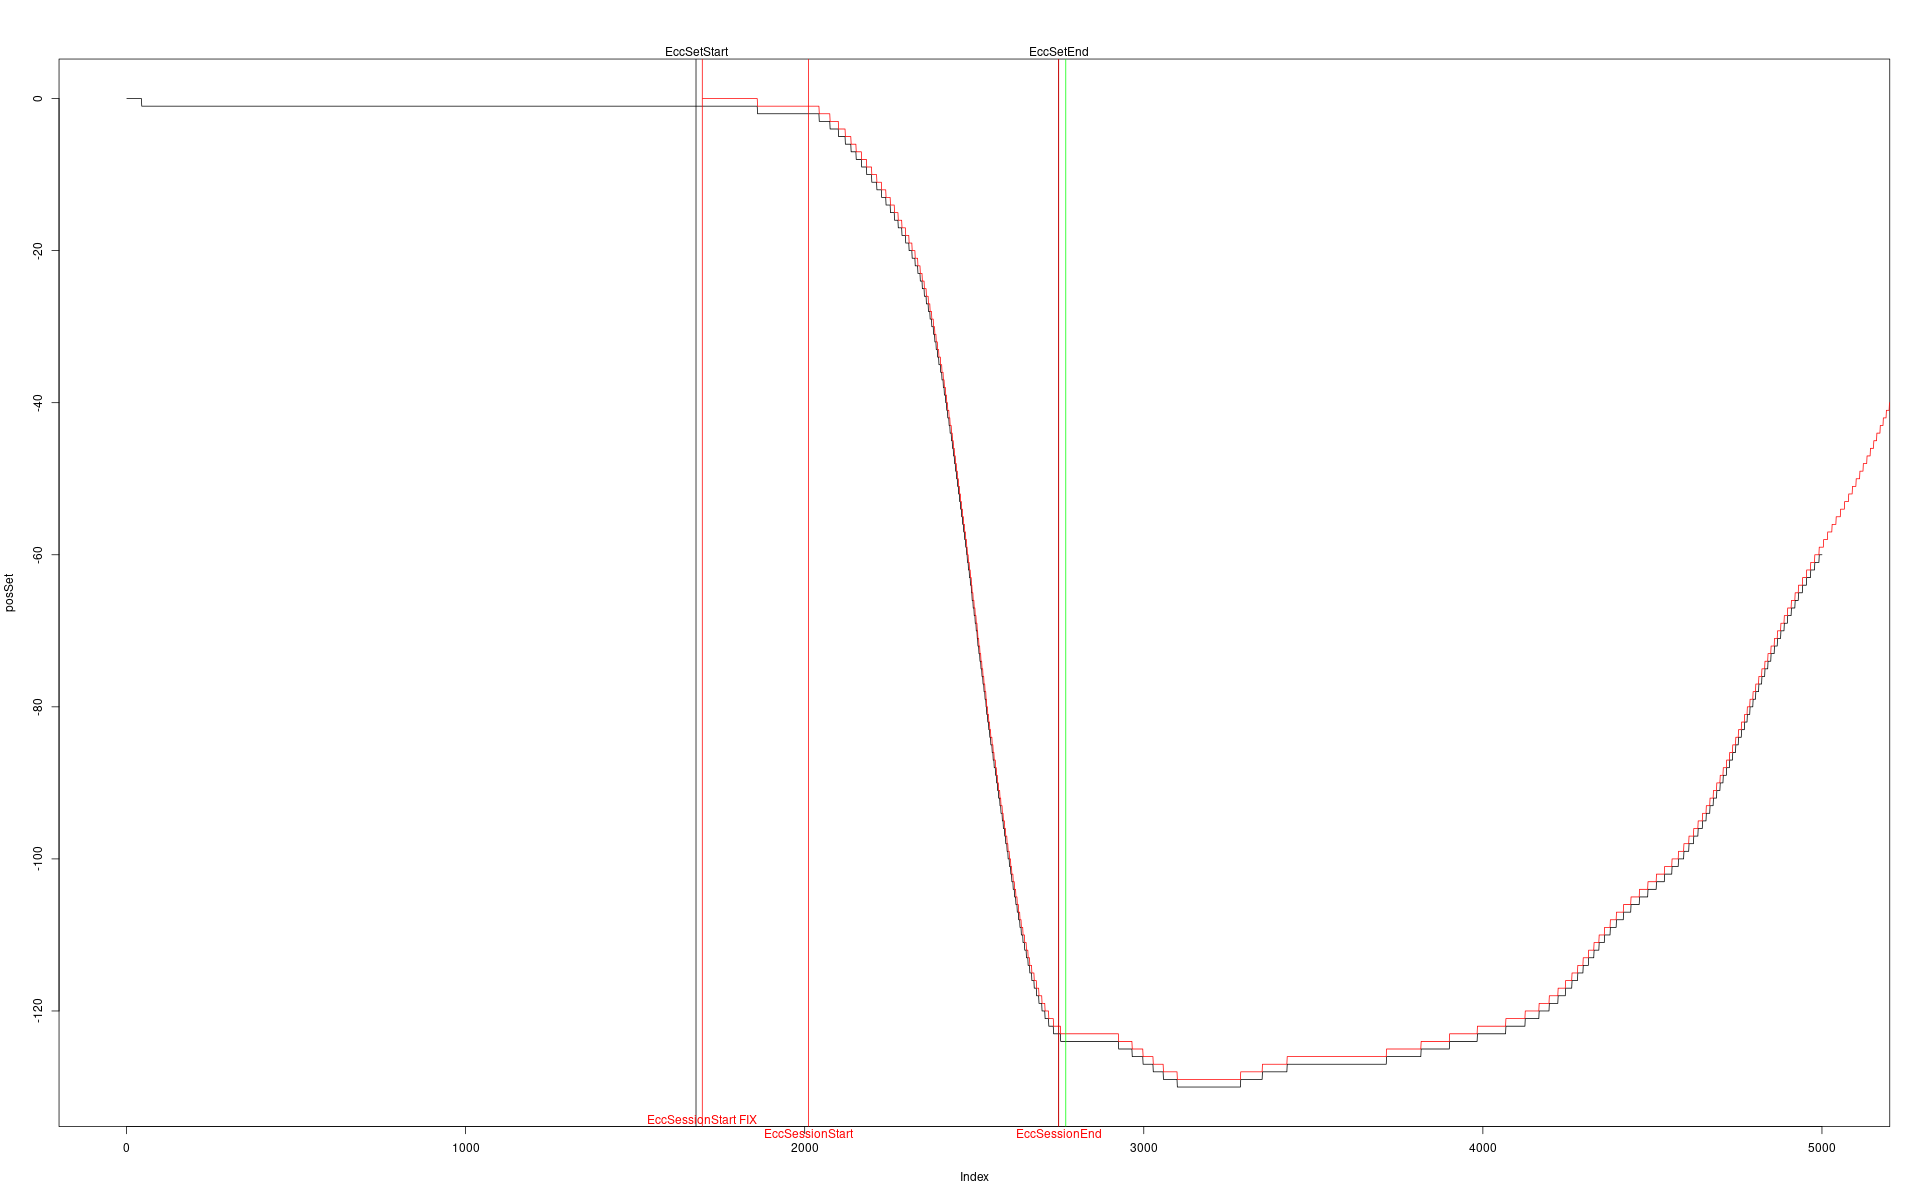

Here is the R script that generated this plot:
CROSSVALIDATESMOOTH=0 #for getSpeed
#g=9.81
source("/home/xavier/informatica/progs_meus/chronojump/encoder/util.R")
source("/home/xavier/informatica/progs_meus/chronojump/encoder/graph.R") #for findCurvesNew

minHeight = 5 * 10
displSet = NULL
displSession = NULL
posSet = NULL
posSession = NULL

getData <- function ()
{
	#Set of 85Kg
	#Set variables are related to analyze set
	#Session variables are related to analyze as session
	displSet <<- scan ("1569-leonor-2024-02-26_11-37-20.txt", sep = ",")
	displSession <<- scan ("chronojump_enc_curve_6.txt", sep = ",")

	#remove NAs
	displSet <<- displSet[!is.na(displSet)]
	displSession <<- displSession[!is.na(displSession)]

	posSet <<- cumsum (displSet)[1:5000]
	posSession <<- cumsum (displSession)
}

compare <- function ()
{
	plot (posSet, type = "l")
	#lines (posSession, col = "red", lty=3)

	min(which(posSet == min(posSet, na.rm=T)))  		#3099
	min(which(posSession == min(posSession, na.rm=T))) 	#1401
	xDiff = 3099-1401 #1698

	#just to plot
	posSession2 = c(rep(NA, 1698), posSession)
	lines (posSession2, col = "red")

	#SET
	print ("SET")
	#from graph.R singleFile
	curvesSet <- findCurvesNew(displSet, "ecS", FALSE, minHeight)
	curvesSet
	#  startStored endStored startHStored
	#1        21.5    3191.5            0
	#2      3191.5    6884.0         -130
	#...
	i=1
	displacementTemp = displSet[curvesSet[i,1]:curvesSet[i,2]]
	reducedCurve_l <- reduceCurveByPredictStartEnd (displacementTemp, "e", minHeight)

	print ("displacementTemp")  
	print (displacementTemp)  
	print ("reducedCurve_l")
	print (reducedCurve_l)
	#"zerosAtLeft, zerosAtRight" "182" "30" 
	print(c("start:", reducedCurve_l$startPos))
	# 1659
	#abline (v=1659, col="black")
	print(c("end:", reducedCurve_l$endPos)) #2729
	#abline (v=2729, col="black")

	curvesSet[i,2] <- curvesSet[i,1] + (reducedCurve_l$endPos -1) #2749.5
	print(curvesSet[i,2])
	abline (v=2749, col="black")
	mtext (side=3, at=2749, "EccSetEnd")

	curvesSet[i,1] <- curvesSet[i,1] + (reducedCurve_l$startPos -1) #1679.5
	abline (v=1679.5, col="black")
	mtext (side=3, at=1679.5, "EccSetStart")

	#SESSION
	print ("SESSION")
	#from graph.R !singleFile
	endEcc = mean(which(posSession == min(posSession)))
	ecS_ecc_l <- reduceCurveByPredictStartEnd (displSession[1:endEcc], "e", minHeight)
	#"zerosAtLeft, zerosAtRight" "32" "30"
	print ("reduceCurve")
	print (ecS_ecc_l$start)	#313
	print (ecS_ecc_l$endPos)  #1051

	#abline (v=313, col="red", lty=3)
	abline (v=313+xDiff, col="red")
	mtext (side=1, at=313+xDiff, "EccSessionStart", col="red")
	abline (v=1051+xDiff, col="red")
	mtext (side=1, at=1051+xDiff, "EccSessionEnd", col="red")

	#FIX: not using reduceCurveByPredictStartEnd at start SESSION
	abline (v=xDiff, col="red")
	mtext (side=1, at=xDiff, "EccSessionStart FIX", col="red", line = -1)

	spar = .7
	#show speeds after fix
	print ("mean,min speed set")
	speedYSet = getSpeed (displSet[1679:2749], spar)$y
	print (mean (speedYSet))
	print (which (speedYSet == min (speedYSet)))
	#lines(1679:(1679-1+length(speedYSet)), speedYSet*250) #*250 to be able to see it

	print ("mean,min speed session")
	speedYSession = getSpeed (displSession[1:1051], spar)$y
	print (mean (speedYSession))
	print (min (speedYSession))
	##lines(xDiff:(xDiff-1+length(speedYSession)), speedYSession*250, col="red") #*250 to be able to see it

	abline(v=2749 +21, col="green") #note here is where chronojump is reducing the end!!!
	#abline(v=3191, col="cyan") #center of the isometric down phase
}

png ("compare.png", width=1920, height=1200)
getData ()
compare ()
dev.off ()

#the problem is:
#on saving the curves to the file, the curves start at xDiff: 1698. And then on graph.R it is made also a reduceCurveByPredictStartEnd that reduces more the ecc. So the ecc starts just when is clearly going down.

#The solution (see FIX) is not reduce curve on !singleCurve at start of ecc because it was already reduced on capture.R
#see compare.png
